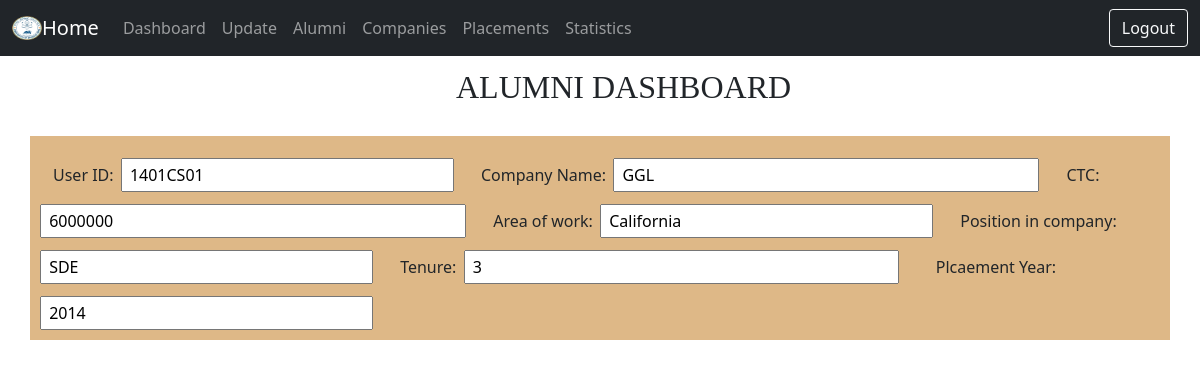
The app's page /alumni_dashboard.php (signed in) with its own data.
### tables this page shows
create table alumnus(
rollno varchar(10),
ccode varchar(10),
ctc int,
area varchar(20),
position varchar(20),
tenure int);

### alumni_dashboard.php (the view, shortened to what this page needs)
<!DOCTYPE html>
<html>
    <head>
        <link rel="stylesheet" href="dashboard.css">
        <link href="https://cdn.jsdelivr.net/npm/bootstrap@5.0.2/dist/css/bootstrap.min.css" rel="stylesheet">
    </head>
    <body>
        <?php
  include 'server.php';
  $rollno = $_SESSION["id"];
        ?>
        <nav class="navbar navbar-expand-lg sticky-top navbar-dark bg-dark">
          <div class="container-fluid">
              <img src="hello.jpg" alt="" width="30" height="24">
            <a class="navbar-brand" href="alumnihome.php">Home</a>
            <div class="collapse navbar-collapse" id="navbarTogglerDemo02">
              <ul class="navbar-nav me-auto mb-2 mb-lg-0">
                <li class="nav-item">
                  <a class="nav-link" href="alumni_dashboard.php">Dashboard</a>
                </li>
                <li class="nav-item">
                  <a class="nav-link" href="alumupdate.php">Update</a>
                </li>
                <li class="nav-item">
                  <a class="nav-link" href="alumni_alumni.php">Alumni</a>
                </li>
                <li class="nav-item">
                  <a class="nav-link" href="alumni_company.php">Companies</a>
                </li>
                <li class="nav-item">
                  <a class="nav-link" href="alumni_placement.php">Placements</a>
                </li>
                <li class="nav-item">
                  <a class="nav-link" href="alumni_stats.php">Statistics</a>
                </li>
              </ul>
              <form class="d-flex" method="post" action="logout.php">
                  <button class="btn btn-outline-light" type="submit">Logout</button>
                </form>
            </div>
          </div>
        </nav>
        <div class="heading">
            <h2> ALUMNI DASHBOARD </h2>
        </div>
    <?php
    $sql = "select * from alumnus where rollno = '$rollno'";
    $result = $conn->query($sql);
    $row = $result->fetch_assoc();
    $ctc = $row["ctc"];
    $ccode = $row["ccode"];
    $area = $row["area"];
    $position = $row["position"];
    $tenure = $row["tenure"];
    $pyear = $row["pyear"];
    ?>
<div class = "det" >
<span class = "b">
<label class = "a" for  = "userid">User ID:</label>
<input class = "a" type = "text" value=" <?php echo $rollno ?>" name = "userid" size = "30" readonly>
</span>
<span class = "b">
<label class = "a" for  = "name">Company Name:</label>
<input  class = "a" type = "text" value=" <?php echo $ccode ?>" name = "name" size = "40" readonly>
</span>
<span class = "b">
<label class = "a" for  = "ctc">CTC:</label>
<input  class = "a" type = "text" value=" <?php echo $ctc ?>" name = "ctc" size = "40" readonly>
</span>
<span class = "b">
<label class = "a" for  = "area">Area of work:</label>
<input class = "a"  type = "text" value=" <?php echo $area ?>" name = "area" size = "30" readonly>
</span>
<span class = "b">
<label class = "a" for  = "position">Position in company:</label>
<input  class = "a" type = "text" value=" <?php echo $position ?>" name = "position" size = "30" readonly>
</span>
<span class = "b">
<label class = "a" for  = "tenure">Tenure:</label>
<input class = "a"  type = "text" value=" <?php echo $tenure ?>" name = "tenure" size = "41" readonly>
</span>
<span class = "b">
</span>
<label class = "a" for  = "pyear">Plcaement Year:</label>
<input class = "a"  type = "text" value=" <?php echo $pyear ?>" name = "pyear" size = "30" readonly>
</div>
    </body>
</html>

### dashboard.css (style rules this page uses)
.det { padding: 10px; margin:30px; background-color:burlywood; }
label,input { padding:3px; }
.b { padding:10px; }
.heading { margin-left: 38vw; font-family: 'Times New Roman', Times, serif; margin-top: 1vw; margin-bottom: 1vw }
.a { margin-top: 1vw; }

### records on screen
alumnus: name "GGL", ctc "6000000", area "California", position "SDE", tenure "3", pyear "2014"
